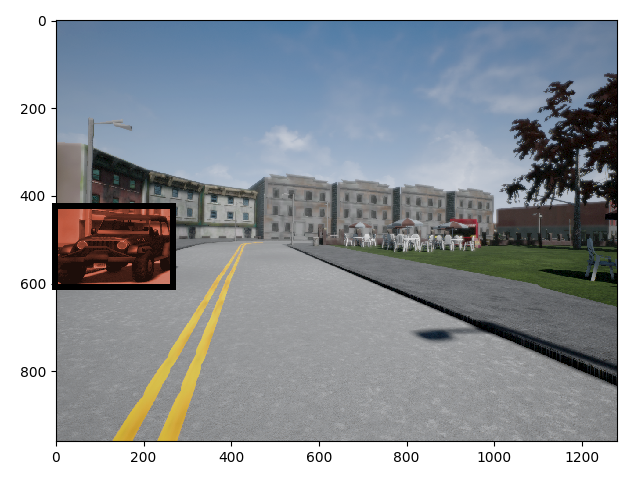
#> input picture Environment Perception For Self-Driving Cars/images/image.png, 640 x 480 px, given as the content of the folder data/car, which was not available
$ jupyter execute --allow-errors 6_Project_Vehicle_Detection_using_HOG_and_SVM.ipynb   (older library calls are emulated)   (text cells are left out)
#> lines starting #> are read from the running program, lines starting #| are printed output that depends on the picture; pictures that were not available may be replaced by others from this repository, and a replacement may not be noted
[cell 1]
# Dataset source:
# https://github.com/udacity/CarND-Vehicle-Detection
# http://www.gti.ssr.upm.es/data/Vehicle_database.html
# http://www.cvlibs.net/datasets/kitti/

[cell 2]
import cv2
import numpy as np
import seaborn as sns
from matplotlib import pyplot as plt
import matplotlib.image as mpimg
from skimage.feature import hog

[cell 3]
#import training dataset of vehicles/non-vehicles
import glob
car = glob.glob('data/car/**/*.png')
no_car = glob.glob('data/no car/**/*.png')

[cell 4]
from google.colab import files
uploaded = files.upload()
#> the answer given: image.png

[cell 5]
import zipfile
#> (the rest of this cell did not finish here and is left out)

[cell 6]
import glob

# Replace 'data/car/' and 'data/no car/' with the actual folder paths
vehicles = glob.glob('/content/data/vehicles/**/*.png', recursive=True)
nonvehicles = glob.glob('/content/data/non-vehicles/**/*.png', recursive=True)

[cell 7]
len(vehicles)

[cell 8]
len(nonvehicles)

#> (a cell that did not finish here is left out)

#> (a cell that did not finish here is left out)

#> (a cell that did not finish here is left out)

#> (a cell that did not finish here is left out)

#> (a cell that did not finish here is left out)

[cell 14]
car_hog_accum = []

for i in vehicles:
    image_color = mpimg.imread(i)
#> image_color is the input picture: shape (480, 640, 3) float32; mean R, G, B 0.591, 0.611, 0.631
    image_gray  = cv2.cvtColor(image_color, cv2.COLOR_BGR2GRAY)
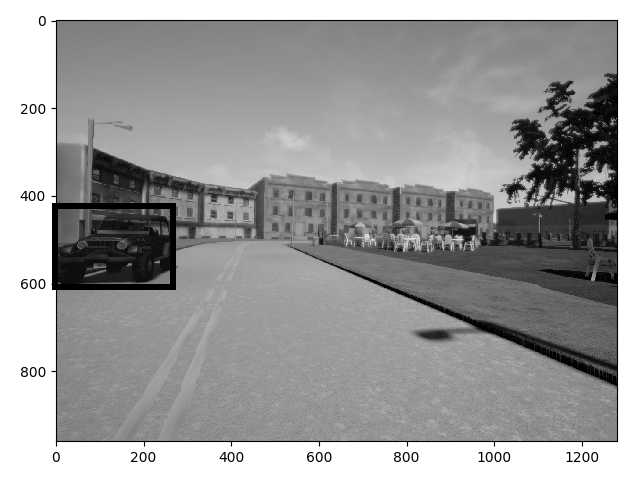
#> image_gray: shape (480, 640) float32; min 0, max 1, mean 0.614

    car_hog_feature, car_hog_img = hog(image_color[:,:,0],
                                    orientations = 11,
                                    pixels_per_cell = (16, 16),
                                    cells_per_block = (2, 2),
                                    transform_sqrt = False,
                                    visualize = True,
                                    feature_vector = True)
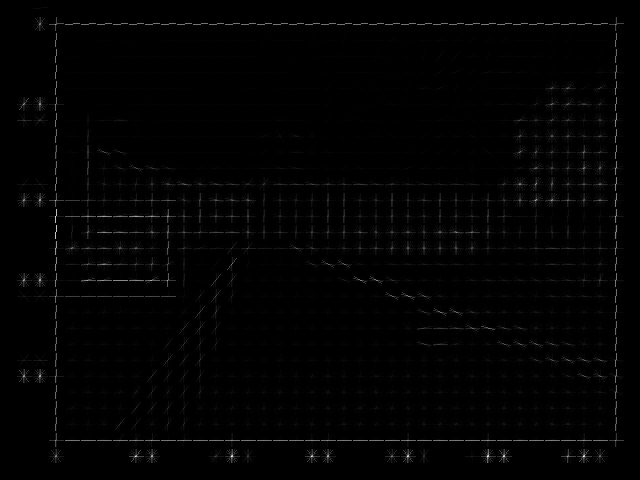
#> car_hog_img: shape (480, 640) float32; min 0, max 0.283, mean 0.00313; drawn with min black and max white

    car_hog_accum.append(car_hog_feature)

[cell 15]
X_car = np.vstack(car_hog_accum).astype(np.float64)
y_car = np.ones(len(X_car))
#> y_car = [1]

[cell 16]
X_car.shape
#> Out = (1, 49764)

[cell 17]
y_car.shape
#> Out = (1,)

[cell 18]
y_car
#> Out = [1]

[cell 19]
nocar_hog_accum = []

for i in nonvehicles:
    image_color = mpimg.imread(i)
    image_gray  = cv2.cvtColor(image_color, cv2.COLOR_BGR2GRAY)

    nocar_hog_feature, car_hog_img = hog(image_color[:,:,0],
                                    orientations = 11,
                                    pixels_per_cell = (16, 16),
                                    cells_per_block = (2, 2),
                                    transform_sqrt = False,
                                    visualize = True,
                                    feature_vector = True)

    nocar_hog_accum.append(nocar_hog_feature)

[cell 20]
X_nocar = np.vstack(nocar_hog_accum).astype(np.float64)
y_nocar = np.zeros(len(X_nocar))
#> y_nocar = [0]

[cell 21]
X_nocar.shape
#> Out = (1, 49764)

[cell 22]
y_nocar.shape
#> Out = (1,)

[cell 23]
X = np.vstack((X_car, X_nocar))
X.shape
#> Out = (2, 49764)

[cell 24]
y = np.hstack((y_car, y_nocar))
#> y = [1, 0]
y.shape
#> Out = (2,)

[cell 25]
from sklearn.model_selection import train_test_split
X_train, X_test, y_train, y_test = train_test_split(X, y, test_size=0.25, random_state=101)
#> y_train = [0]; y_test = [1]

[cell 26]
from sklearn.svm import LinearSVC
from sklearn.metrics import classification_report,confusion_matrix
svc_model = LinearSVC()
#> (the rest of this cell did not finish here and is left out)

#> (a cell that did not finish here is left out)

#> (a cell that did not finish here is left out)

#> (a cell that did not finish here is left out)

[cell 30]
Model_TrueLabel = y_test[0:50]
#> Model_TrueLabel = [1]
Model_TrueLabel
#> Out = [1]
#| Fitting 5 folds for each of 16 candidates, totalling 80 fits

[cell 31]
param_grid = {'C': [0.1, 1, 10, 100], 'gamma': [1, 0.1, 0.01, 0.001], 'kernel': ['rbf']}

from sklearn.svm import SVC
from sklearn.model_selection import GridSearchCV
grid = GridSearchCV(SVC(),param_grid,refit=True,verbose=4)
#> (the rest of this cell did not finish here and is left out)

#> (a cell that did not finish here is left out)

[cell 33]
test_image = mpimg.imread('my_test_image_resized.jpg')
plt.imshow(test_image)
test_image = test_image.astype(np.float32)/255

[cell 34]
h_start = 300
h_stop = 480

pixels_in_cell = 16
HOG_orientations = 11
cells_in_block = 2
cells_in_step = 3


masked_region = test_image[h_start:h_stop,:,:]
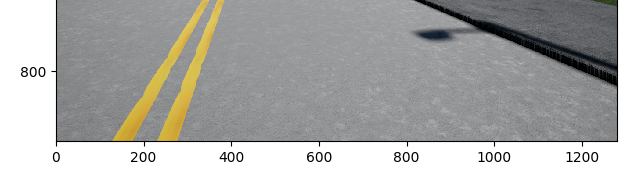
#> masked_region: shape (180, 640, 3) float32; mean R, G, B 0.00268, 0.00268, 0.00264; drawn with min black and max white
plt.imshow(masked_region)
masked_region.shape
#> Out = (180, 640, 3)

[cell 35]
resizing_factor = 2
masked_region_shape = masked_region.shape
#> masked_region_shape = (180, 640, 3)
L = masked_region_shape[1]/resizing_factor
W = masked_region_shape[0]/resizing_factor

[cell 36]
masked_region_resized = cv2.resize(masked_region, (np.int(L), np.int(W)))
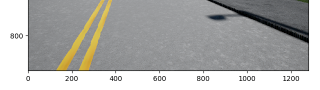
#> masked_region_resized: shape (90, 320, 3) float32; mean R, G, B 0.00268, 0.00268, 0.00264; drawn with min black and max white
masked_region_resized_R = masked_region_resized[:,:,0]
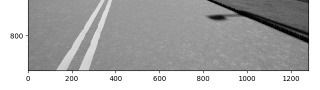
#> masked_region_resized_R: shape (90, 320) float32; min 0, max 0.00392, mean 0.00268; drawn with min black and max white

print(masked_region_resized.shape)
#| (90, 320, 3)
plt.imshow(masked_region_resized)

[cell 37]
print(masked_region_resized_R.shape)
#| (90, 320)
masked_region_hog_feature_all, hog_img = hog(masked_region_resized_R, orientations = 11, pixels_per_cell = (16, 16), cells_per_block = (2, 2), transform_sqrt = False, visualize = True, feature_vector = False)
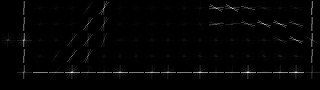
#> hog_img: shape (90, 320) float32; min 0, max 0.00074, mean 1.27e-05; drawn with min black and max white

[cell 38]
n_blocks_x = (masked_region_resized_R.shape[1] // pixels_in_cell)+1
n_blocks_y = (masked_region_resized_R.shape[0] // pixels_in_cell)+1

#nfeat_per_block = orientations * cells_in_block **2
blocks_in_window = (64 // pixels_in_cell)-1

steps_x = (n_blocks_x - blocks_in_window) // cells_in_step
steps_y = (n_blocks_y - blocks_in_window) // cells_in_step

rectangles_found = []

#> (the rest of this cell did not finish here and is left out)
